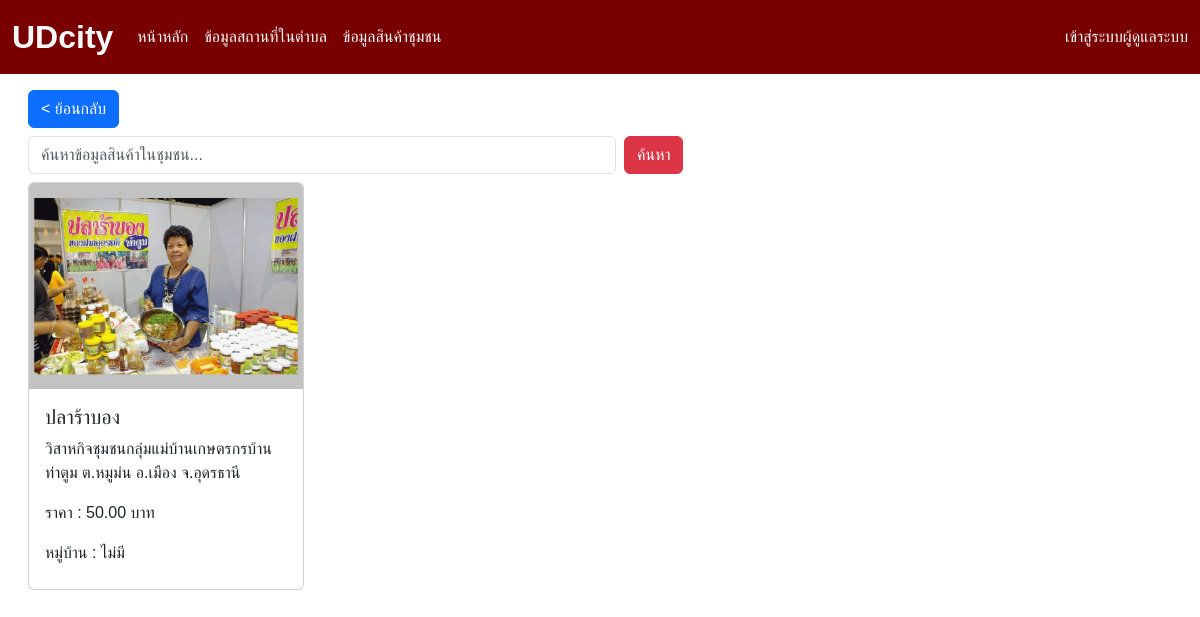
The page /product_info.php on the database its author committed.
### tables this page shows
CREATE TABLE `products` (
  `product_id` int(11) NOT NULL,
  `product_name` varchar(100) NOT NULL,
  `details` text DEFAULT NULL,
  `price` decimal(10,2) NOT NULL,
  `product_img` varchar(255) NOT NULL,
  `village_id` int(11) NOT NULL
);

CREATE TABLE `villages` (
  `village_id` int(11) NOT NULL,
  `village_name` varchar(100) NOT NULL,
  `subdistrict_id` int(11) NOT NULL
);

### product_info.php (the view, shortened to what this page needs)
<!DOCTYPE html>
<html lang="en">
<head>
</head>
<body>
<?php
    require('./header.php');
   $sql = "SELECT * FROM products
   INNER JOIN villages ON villages.village_id = products.village_id";
   $qry = $conn->query($sql);
    ?>
    <div class="container-fluid mt-3 ms-3">
        <div class="d-flex justify-content-between">
            <a href="homepage.php" class="btn btn-primary" >< ย้อนกลับ </a>
        </div>
        <form action="search_product.php" method="post">
    <div class="d-flex mt-2">
    <input class="form-control me-2 w-50" type="search" name="search" placeholder="ค้นหาข้อมูลสินค้าในชุมชน..." aria-label="Search" required>
    <button class="btn btn-danger" type="submit">ค้นหา</button>
    </div>
      </form>
    <div class="row">
    <?php while($row = $qry->fetch_assoc()){ ?>
    <div class="col col-lg-3">
        <div class="card h-100 mt-2" style="">
            <img src="./product_img/<?= $row['product_img'] ?>" class="card-img-top" alt="...">
            <div class="card-body">
                <h5 class="card-title"><?= $row['product_name'] ?></h5>
                <p class="card-text"><?= $row['details'] ?> </p>
                <p class="card-text">ราคา : <?= $row['price'] ?> บาท</p>
                <p class="card-text">หมู่บ้าน : <?= $row['village_name'] ?> </p>
            </div>
        </div>
    </div>
    <?php } ?>
</div>
    </div>
</body>
</html>

### header.php (style rules this page uses)
* { font-family: Arial, Helvetica, sans-serif; }

### rows shown on the page
products: product_img (picture), product_name "ปลาร้าบอง", details "วิสาหกิจชุมชนกลุ่มแม่บ้านเกษตรกรบ้านท่าตูม ต.หมูม่น อ.เมือง จ.อุดรธานี", price "50.00", village.village_name "ไม่มี"
